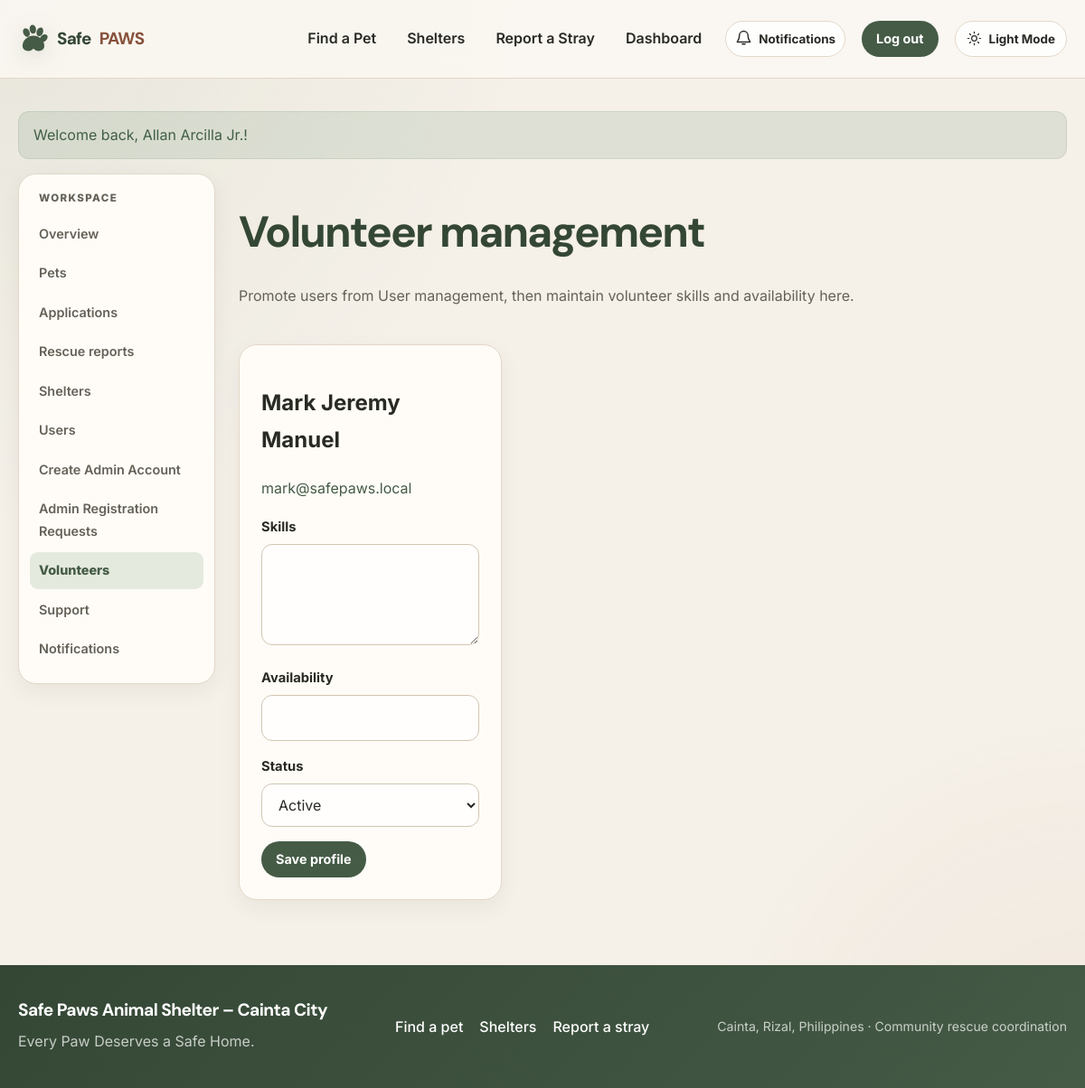
/admin/volunteers.php (signed in), run on the app's committed database.
### tables this page shows
CREATE TABLE IF NOT EXISTS volunteers (
  id INT UNSIGNED NOT NULL AUTO_INCREMENT,
  user_id INT UNSIGNED NOT NULL,
  skills TEXT NULL,
  availability TEXT NULL,
  joined_at TIMESTAMP NOT NULL DEFAULT CURRENT_TIMESTAMP,
  status ENUM('active','inactive') NOT NULL DEFAULT 'active',
  PRIMARY KEY (id),
  UNIQUE KEY uq_volunteers_user (user_id),
  CONSTRAINT fk_volunteers_user FOREIGN KEY (user_id) REFERENCES users(id) ON DELETE RESTRICT
);

CREATE TABLE IF NOT EXISTS users (
  id INT UNSIGNED NOT NULL AUTO_INCREMENT,
  name VARCHAR(120) NOT NULL,
  email VARCHAR(190) NULL,
  password VARCHAR(255) NULL,
  role ENUM('user','volunteer','shelter','admin') NULL DEFAULT 'user',
  phone VARCHAR(30) NULL,
  address VARCHAR(255) NULL,
  status ENUM('active','inactive','pending_admin_approval') NOT NULL DEFAULT 'active',
  created_at TIMESTAMP NOT NULL DEFAULT CURRENT_TIMESTAMP,
  updated_at TIMESTAMP NOT NULL DEFAULT CURRENT_TIMESTAMP ON UPDATE CURRENT_TIMESTAMP,
  last_login_at TIMESTAMP NULL DEFAULT NULL,
  seed_key VARCHAR(64) NULL,
  PRIMARY KEY (id),
  UNIQUE KEY uq_users_email (email),
  UNIQUE KEY uq_users_seed_key (seed_key),
  KEY idx_users_role_status (role, status)
);

### includes/functions.php (called while the page is built, shortened)
<?php
function e(?string $value): string
{
    return htmlspecialchars((string) $value, ENT_QUOTES, 'UTF-8');
}

### admin/volunteers.php (the view, shortened to what this page needs)
<?php
require __DIR__ . '/../includes/header.php';
$pdo = db();
$volunteers = $pdo->query(
    'SELECT u.id,u.name,u.email,u.status AS account_status,v.skills,v.availability,v.status AS volunteer_status
     FROM users u LEFT JOIN volunteers v ON v.user_id=u.id
     WHERE u.role="volunteer" ORDER BY u.name'
)->fetchAll();
?>
<div class="section-head"><div><h1>Volunteer management</h1><p class="muted">Promote users from User management, then maintain volunteer skills and availability here.</p></div></div>
<?php if (!$volunteers): ?><div class="panel empty">No volunteer accounts yet. Change a user's role to Volunteer to add them.</div><?php else: ?>
  <div class="grid">
    <?php foreach ($volunteers as $volunteer): ?>
      <article class="panel">
        <h2><?= e($volunteer['name']) ?></h2><p><a href="mailto:<?= e($volunteer['email']) ?>"><?= e($volunteer['email']) ?></a></p>
        <form method="post">
          <div class="field"><label for="skills-<?= (int) $volunteer['id'] ?>">Skills</label><textarea id="skills-<?= (int) $volunteer['id'] ?>" name="skills" maxlength="2000"><?= e($volunteer['skills']) ?></textarea></div>
          <div class="field"><label for="availability-<?= (int) $volunteer['id'] ?>">Availability</label><input id="availability-<?= (int) $volunteer['id'] ?>" name="availability" maxlength="500" value="<?= e($volunteer['availability']) ?>"></div>
          <div class="field"><label for="volunteer-status-<?= (int) $volunteer['id'] ?>">Status</label><select id="volunteer-status-<?= (int) $volunteer['id'] ?>" name="status"><option value="active" <?= $volunteer['account_status'] === 'active' ? 'selected' : '' ?>>Active</option><option value="inactive" <?= $volunteer['account_status'] === 'inactive' ? 'selected' : '' ?>>Inactive</option></select></div>
          <button class="btn btn-small" type="submit">Save profile</button>
        </form>
      </article>
    <?php endforeach; ?>
  </div>
<?php endif; ?>
<?php require __DIR__ . '/../includes/footer.php'; ?>

### data on the page
volunteers: user.name "Mark Jeremy Manuel", user.email "mark@safepaws.local", status "Active"

### other printed values
$item['message'] "Welcome back, Allan Arcilla Jr.!"
$label "Overview"
$label "Pets"
$label "Applications"
$label "Rescue reports"
$label "Shelters"
$label "Users"
$label "Create Admin Account"
$label "Admin Registration Requests"
$label "Volunteers"
$label "Support"
$label "Notifications"
